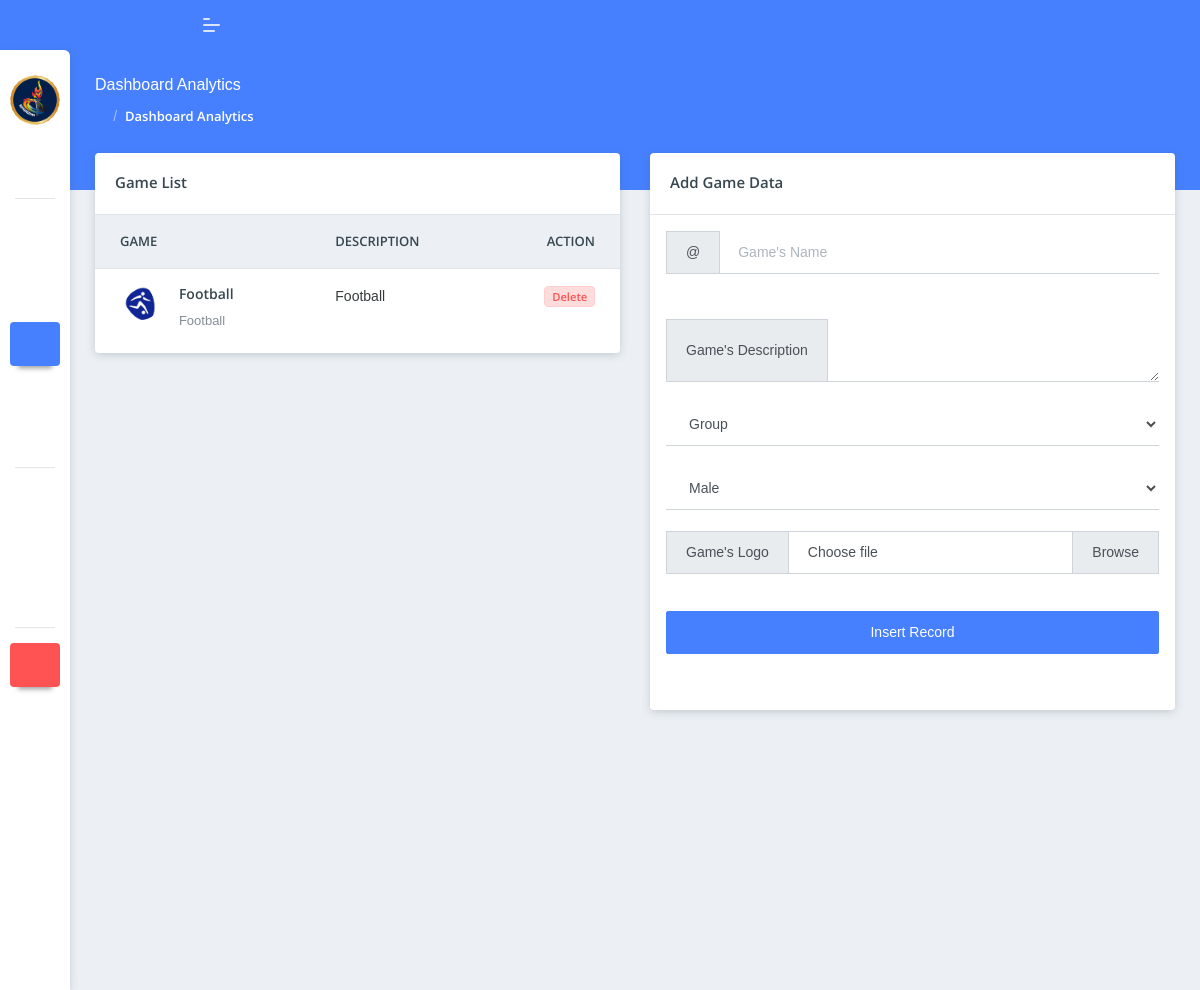
Before: /admin/game_management.php (signed in) with the older database file.
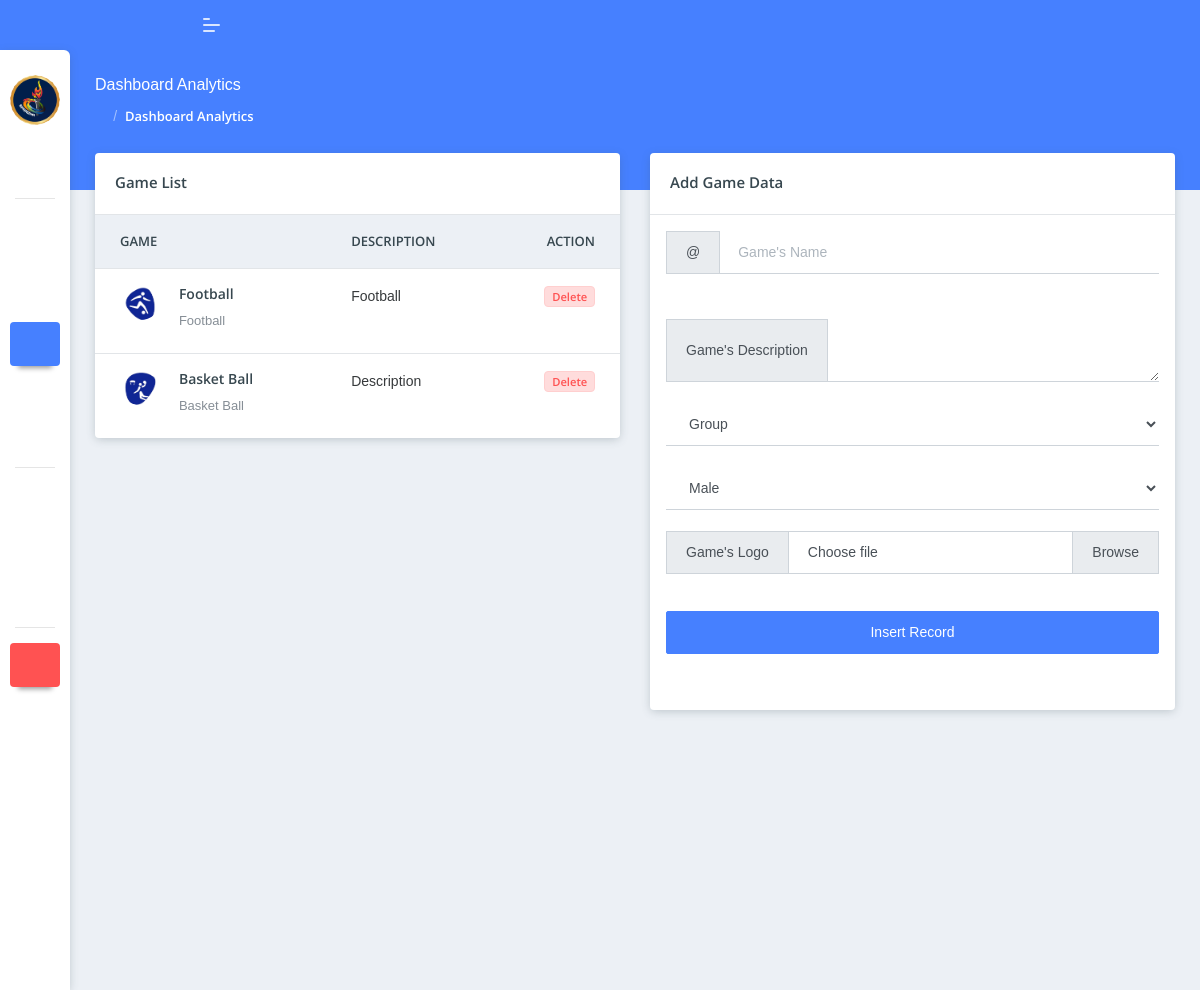
After: the same page with the newer database file.
### tables this page shows
CREATE TABLE `game_data` (
  `game_id` int(11) NOT NULL,
  `game_name` text NOT NULL,
  `game_description` text NOT NULL,
  `game_type` text NOT NULL,
  `game_logo` text NOT NULL,
  `created_at` text NOT NULL
);

### admin/game_management.php (the view, shortened to what the changed rows need)
<?php include('./components/header.php'); ?>
<?php include('./connections/functions.php'); ?>
<body class="">
    <div class="pcoded-main-container">
        <div class="pcoded-content">
            <div class="row">
                <div class="col-xl-6 col-md-12">
                    <div class="card table-card">
                        <div class="card-body p-0">
                            <div class="table-responsive">
                                <table class="table table-hover mb-0">
                                    <thead>
                                        <tr>
                                            <th>
                                                Game
                                            </th>
                                            <th>Description</th>
                                            <th class="text-right">Action</th>
                                        </tr>
                                    </thead>
                                    <tbody>
                                        <?php
                                        $fetch_all_Games = mysqli_query($conn, "SELECT * FROM `game_data`");
                                        while ($row = mysqli_fetch_array($fetch_all_Games)) {
                                            $game_id = $row['game_id'];
                                            $game_name = $row['game_name'];
                                            $game_description = $row['game_description'];
                                            $game_logo = $row['game_logo'];
                                            echo '<tr>
                                            <td>
                                                <div class="d-inline-block align-middle">
                                                    <img src="' . $game_logo . '" alt="user image" class="img-radius wid-40 align-top m-r-15">
                                                    <div class="d-inline-block">
                                                        <h6>' . $game_name . '</h6>
                                                        <p class="text-muted m-b-0 text-truncate" style="max-width: 150px;">' . $game_name . '</p>
                                                    </div>
                                                </div>
                                            </td>
                                            <td class="text-truncate" style="max-width: 150px;">' . $game_description . '</td>
                                            <td class="text-right">
                                            <button onclick="deleteGame(' . $game_id . ')" class="btn badge badge-light-danger">Delete</button>
                                            </td>
                                        </tr>';
                                        }
                                        ?>
                                    </tbody>
                                </table>
                            </div>
                        </div>
                    </div>
                </div>
            </div>
        </div>
    </div>
    <?php include('./components/scripts.php'); ?>

Changed rows visible on the page:
added game_data: game_logo (picture), game_name "Basket Ball", game_description "Description"
